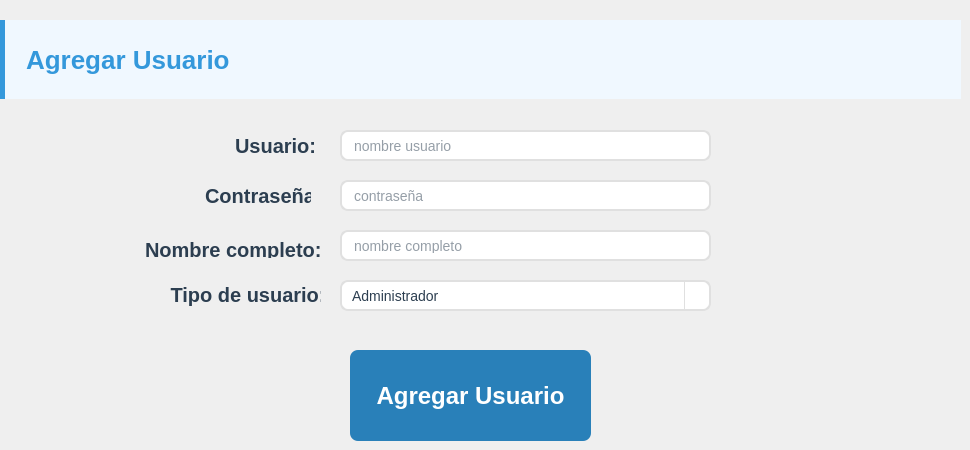
           <widget class="QWidget" name="page_14">
            <widget class="QLabel" name="label_61">
             <property name="geometry">
              <rect>
               <x>0</x>
               <y>20</y>
               <width>961</width>
               <height>91</height>
              </rect>
             </property>
             <property name="font">
              <font>
               <pointsize>-1</pointsize>
               <bold>true</bold>
              </font>
             </property>
             <property name="styleSheet">
              <string notr="true">QLabel {
    font-size: 26px;           /* más grande */
    font-weight: bold;
    color: #3498db;            /* azul destacado */
    padding: 10px 14px;
    border-left: 5px solid #3498db;  /* línea lateral más gruesa */
    background-color: #f0f8ff;       /* fondo sutil opcional */
    margin-bottom: 12px;
}</string>
             </property>
             <property name="text">
              <string>Agregar Usuario </string>
             </property>
            </widget>
            <widget class="QLineEdit" name="lineEdit_34">
             <property name="geometry">
              <rect>
               <x>340</x>
               <y>130</y>
               <width>371</width>
               <height>31</height>
              </rect>
             </property>
             <property name="font">
              <font>
               <pointsize>-1</pointsize>
              </font>
             </property>
             <property name="styleSheet">
              <string notr="true">QLineEdit {
    background-color: #ffffff;
    border: 2px solid #e0e0e0;
    border-radius: 8px;
    padding: 6px 10px;
    font-size: 14px;
    color: #2c3e50;
    selection-background-color: #d7e9ff; /* color del texto seleccionado */
    selection-color: #0b3d91;
}

QLineEdit:focus {
    border: 2px solid #3498db;  /* azul suave al enfocar */
    background-color: #f9fcff;
    outline: none;
}

QLineEdit:disabled {
    background-color: #f0f0f0;
    color: #a0a0a0;
    border: 2px solid #d0d0d0;
}</string>
             </property>
             <property name="placeholderText">
              <string>nombre usuario</string>
             </property>
            </widget>
            <widget class="QComboBox" name="comboBox_10">
             <property name="geometry">
              <rect>
               <x>340</x>
               <y>280</y>
               <width>371</width>
               <height>31</height>
              </rect>
             </property>
             <property name="sizePolicy">
              <sizepolicy hsizetype="Preferred" vsizetype="Fixed">
               <horstretch>0</horstretch>
               <verstretch>0</verstretch>
              </sizepolicy>
             </property>
             <property name="font">
              <font>
               <pointsize>-1</pointsize>
              </font>
             </property>
             <property name="mouseTracking">
              <bool>true</bool>
             </property>
             <property name="contextMenuPolicy">
              <enum>Qt::ContextMenuPolicy::NoContextMenu</enum>
             </property>
             <property name="layoutDirection">
              <enum>Qt::LayoutDirection::LeftToRight</enum>
             </property>
             <property name="styleSheet">
              <string notr="true">QComboBox {
    background-color: #ffffff;
    border: 2px solid #e0e0e0;
    border-radius: 8px;
    padding: 6px 10px;
    font-size: 14px;
    color: #2c3e50;
}

QComboBox:hover {
    border: 2px solid #b0c4de;
}

QComboBox:focus {
    border: 2px solid #3498db;
    background-color: #f9fcff;
}

QComboBox::drop-down {
    subcontrol-origin: padding;
    subcontrol-position: top right;
    width: 24px;
    border-left: 1px solid #e0e0e0;
    border-top-right-radius: 6px;
    border-bottom-right-radius: 6px;
    background: transparent;
}

/* === ESTILO DEL DESPLEGABLE === */
QComboBox QAbstractItemView {
    background: #ffffff;
    border: 1px solid #e0e0e0;
    border-radius: 8px;
    padding: 4px;
    outline: 0;
    selection-background-color: #d7e9ff;
    selection-color: #0b3d91;
}

QComboBox QAbstractItemView::item {
    padding: 6px 10px;
}

QComboBox QAbstractItemView::item:hover {
    background: #f5faff;
}</string>
             </property>
             <item>
              <property name="text">
               <string>Administrador</string>
              </property>
             </item>
             <item>
              <property name="text">
               <string>Empleado</string>
              </property>
             </item>
            </widget>
            <widget class="QLabel" name="label_62">
             <property name="geometry">
              <rect>
               <x>200</x>
               <y>180</y>
               <width>111</width>
               <height>31</height>
              </rect>
             </property>
             <property name="font">
              <font>
               <pointsize>-1</pointsize>
               <bold>true</bold>
              </font>
             </property>
             <property name="styleSheet">
              <string notr="true">QLabel {
    color: #2c3e50;        /* texto oscuro y elegante */
    font-size: 20px;        /* tamaño legible */
    font-weight: bold;       /* negrita para resaltar */
    padding: 2px 0;          /* un poco de espacio arriba y abajo */
}</string>
             </property>
             <property name="text">
              <string>Contraseña:</string>
             </property>
            </widget>
            <widget class="QLabel" name="label_63">
             <property name="geometry">
              <rect>
               <x>140</x>
               <y>240</y>
               <width>191</width>
               <height>20</height>
              </rect>
             </property>
             <property name="font">
              <font>
               <pointsize>-1</pointsize>
               <bold>true</bold>
              </font>
             </property>
             <property name="styleSheet">
              <string notr="true">QLabel {
    color: #2c3e50;        /* texto oscuro y elegante */
    font-size: 20px;        /* tamaño legible */
    font-weight: bold;       /* negrita para resaltar */
    padding: 2px 0;          /* un poco de espacio arriba y abajo */
}</string>
             </property>
             <property name="text">
              <string>Nombre completo:</string>
             </property>
            </widget>
            <widget class="QLabel" name="label_17">
             <property name="geometry">
              <rect>
               <x>230</x>
               <y>130</y>
               <width>91</width>
               <height>31</height>
              </rect>
             </property>
             <property name="font">
              <font>
               <pointsize>-1</pointsize>
               <bold>true</bold>
              </font>
             </property>
             <property name="styleSheet">
              <string notr="true">QLabel {
    color: #2c3e50;        /* texto oscuro y elegante */
    font-size: 20px;        /* tamaño legible */
    font-weight: bold;       /* negrita para resaltar */
    padding: 2px 0;          /* un poco de espacio arriba y abajo */
}</string>
             </property>
             <property name="text">
              <string>Usuario:</string>
             </property>
            </widget>
            <widget class="QLineEdit" name="lineEdit_35">
             <property name="geometry">
              <rect>
               <x>340</x>
               <y>180</y>
               <width>371</width>
               <height>31</height>
              </rect>
             </property>
             <property name="font">
              <font>
               <pointsize>-1</pointsize>
              </font>
             </property>
             <property name="styleSheet">
              <string notr="true">QLineEdit {
    background-color: #ffffff;
    border: 2px solid #e0e0e0;
    border-radius: 8px;
    padding: 6px 10px;
    font-size: 14px;
    color: #2c3e50;
    selection-background-color: #d7e9ff; /* color del texto seleccionado */
    selection-color: #0b3d91;
}

QLineEdit:focus {
    border: 2px solid #3498db;  /* azul suave al enfocar */
    background-color: #f9fcff;
    outline: none;
}

QLineEdit:disabled {
    background-color: #f0f0f0;
    color: #a0a0a0;
    border: 2px solid #d0d0d0;
}</string>
             </property>
             <property name="placeholderText">
              <string>contraseña</string>
             </property>
            </widget>
            <widget class="QLineEdit" name="lineEdit_36">
             <property name="geometry">
              <rect>
               <x>340</x>
               <y>230</y>
               <width>371</width>
               <height>31</height>
              </rect>
             </property>
             <property name="font">
              <font>
               <pointsize>-1</pointsize>
              </font>
             </property>
             <property name="styleSheet">
              <string notr="true">QLineEdit {
    background-color: #ffffff;
    border: 2px solid #e0e0e0;
    border-radius: 8px;
    padding: 6px 10px;
    font-size: 14px;
    color: #2c3e50;
    selection-background-color: #d7e9ff; /* color del texto seleccionado */
    selection-color: #0b3d91;
}

QLineEdit:focus {
    border: 2px solid #3498db;  /* azul suave al enfocar */
    background-color: #f9fcff;
    outline: none;
}

QLineEdit:disabled {
    background-color: #f0f0f0;
    color: #a0a0a0;
    border: 2px solid #d0d0d0;
}</string>
             </property>
             <property name="placeholderText">
              <string>nombre completo</string>
             </property>
            </widget>
            <widget class="QLabel" name="label_64">
             <property name="geometry">
              <rect>
               <x>160</x>
               <y>279</y>
               <width>161</width>
               <height>31</height>
              </rect>
             </property>
             <property name="font">
              <font>
               <pointsize>-1</pointsize>
               <bold>true</bold>
              </font>
             </property>
             <property name="styleSheet">
              <string notr="true">QLabel {
    color: #2c3e50;        /* texto oscuro y elegante */
    font-size: 20px;        /* tamaño legible */
    font-weight: bold;       /* negrita para resaltar */
    padding: 2px 0;          /* un poco de espacio arriba y abajo */
}</string>
             </property>
             <property name="text">
              <string> Tipo de usuario:</string>
             </property>
            </widget>
            <widget class="QPushButton" name="pushButton_18">
             <property name="geometry">
              <rect>
               <x>350</x>
               <y>350</y>
               <width>241</width>
               <height>91</height>
              </rect>
             </property>
             <property name="font">
              <font>
               <pointsize>-1</pointsize>
               <bold>true</bold>
              </font>
             </property>
             <property name="styleSheet">
              <string notr="true">QPushButton:disabled {
    background-color: #bdc3c7;   /* gris apagado */
    color: #7f8c8d;
    border: none;
    border-radius: 8px;
    padding: 10px 20px;
    font-size: 24px;
    font-weight: bold;
}

QPushButton:enabled {
    background-color: #2980b9;   /* azul armónico */
    color: white;
    border: none;
    border-radius: 8px;
    padding: 10px 20px;
    font-size: 24px;
    font-weight: bold;
}

QPushButton:enabled:hover {
    background-color: #3498db;   /* azul más claro */
}

QPushButton:enabled:pressed {
    background-color: #2D9623;   /* azul más oscuro */
}</string>
             </property>
             <property name="text">
              <string>Agregar Usuario</string>
             </property>
            </widget>
           </widget>
